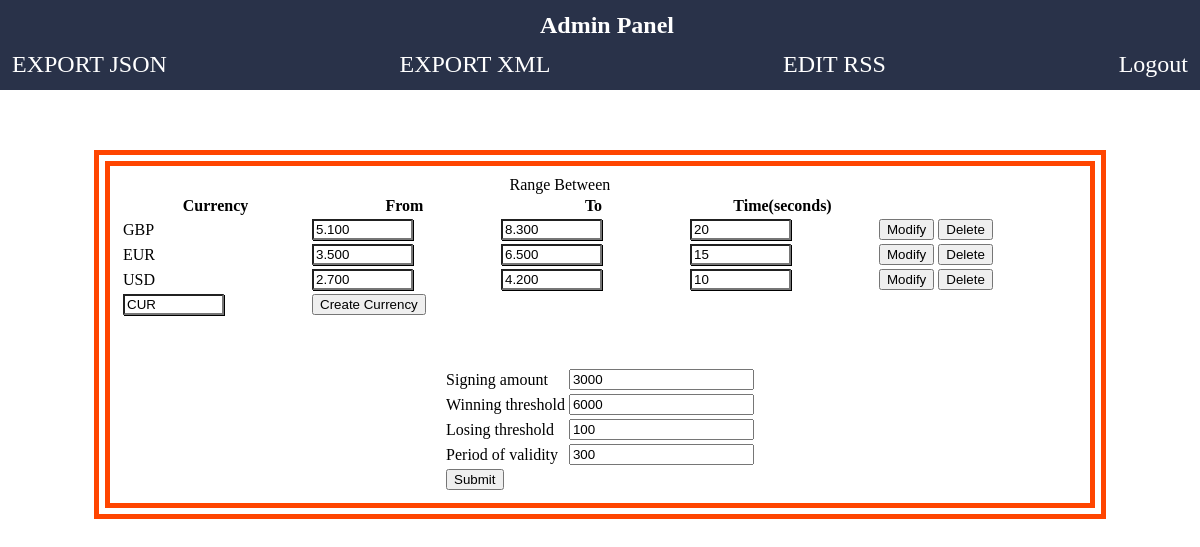
Page /page/Admin.php (signed in) on the earlier database version.
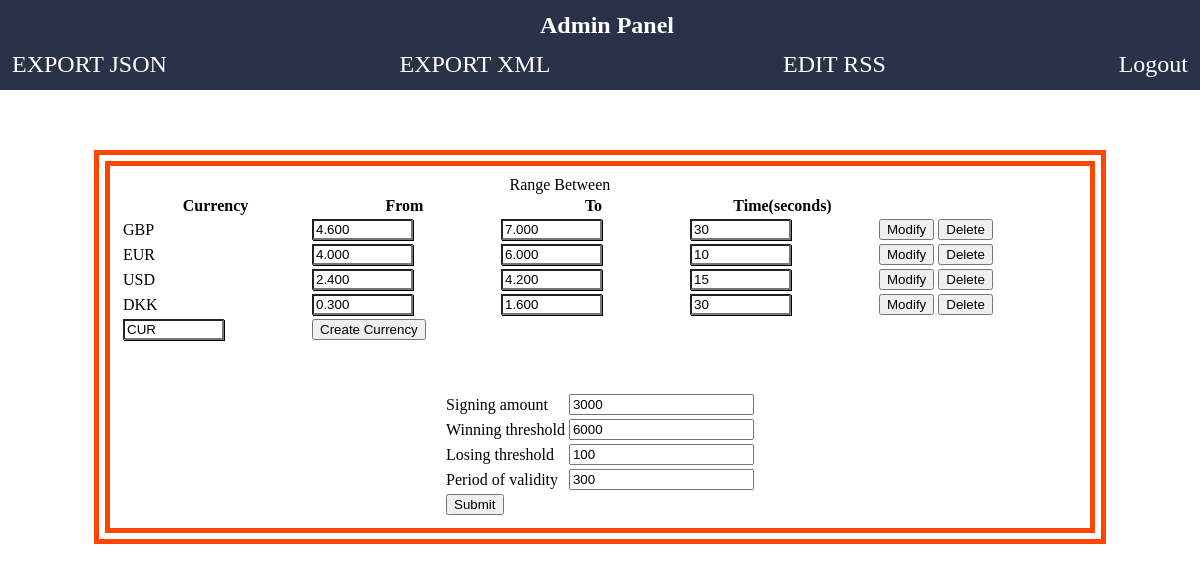
Same page on the later database version.
### tables this page shows
CREATE TABLE `currency` (
  `name` varchar(8) NOT NULL,
  `cur_value` double(10,3) NOT NULL,
  `last_value` double(10,3) NOT NULL,
  `min_value` double(10,3) NOT NULL,
  `max_value` double(10,3) NOT NULL,
  `update_time` int(11) NOT NULL,
  `last_update` datetime NOT NULL
);

### script/include.php (called while the page is built, shortened)
<?php
function get_currency(){
	require('db.php');
	$sql="SELECT * FROM `currency` ORDER BY cur_value DESC;";
	$result=mysqli_query($con,$sql) or die (mysqli_error($con));
	if ($result){
		return $result;
	}
	else return 0;
}
?>

### script/edit_currency.php (the view, shortened to what this page needs)
<?php
require ('db.php');
include_once ('include.php');
$result=get_currency();
if (mysqli_num_rows($result)>0){
	while ($row=mysqli_fetch_assoc($result)){ ?>
		<form method="post" action="<?php echo htmlentities($_SERVER['PHP_SELF']); ?>">
		<tr>
			<td><?php echo $row['name'];?></td>
			<td><input type="number" step="any" class="changeRate" name="min_value" value="<?php echo $row['min_value'];?>"></td>
			<td><input type="number" step="any" class="changeRate" name="max_value" value="<?php echo $row['max_value'];?>"></td>
			<td><input type="number" class="changeRate" name="update_time" value="<?php echo $row['update_time'];?>"></td>
			<td><input type="submit" name="submit" value="Modify"></button></td>
			<td><input type="submit" name="delete" value="Delete"></button></td>
            <td><input type="hidden" name="name" value="<?php echo $row['name'];?>"></td>
		</tr>
		</form>
	<?php
	} ?>
<?php
}
?>

Differences in the rows shown:
changed currency "GBP": min_value "5.100" → "4.600"; max_value "8.300" → "7.000"; update_time "20" → "30"
changed currency "EUR": min_value "3.500" → "4.000"; max_value "6.500" → "6.000"; update_time "15" → "10"
changed currency "USD": min_value "2.700" → "2.400"; update_time "10" → "15"
added currency: name "DKK", min_value "0.300", max_value "1.600", update_time "30"
